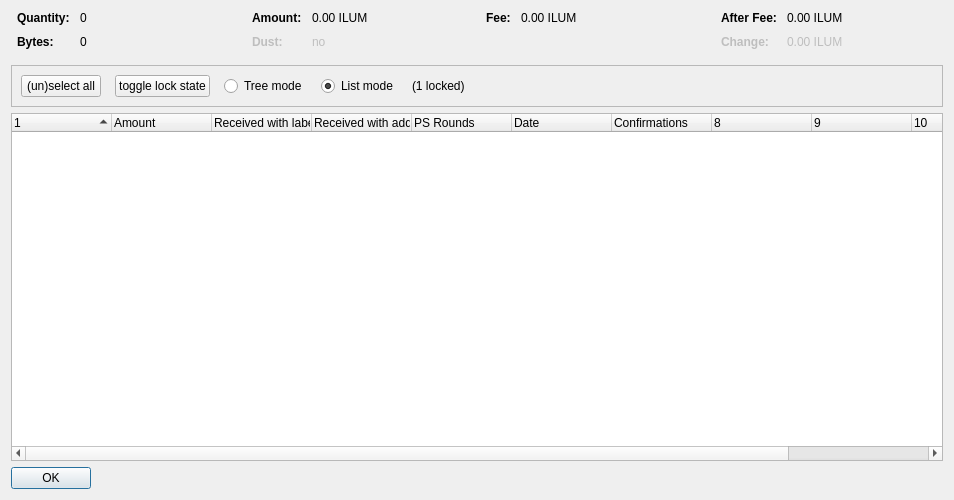
<?xml version="1.0" encoding="UTF-8"?>
<ui version="4.0">
 <class>CoinControlDialog</class>
 <widget class="QDialog" name="CoinControlDialog">
  <property name="geometry">
   <rect>
    <x>0</x>
    <y>0</y>
    <width>954</width>
    <height>500</height>
   </rect>
  </property>
  <property name="windowTitle">
   <string>Coin Selection</string>
  </property>
  <layout class="QVBoxLayout" name="verticalLayout">
   <item>
    <layout class="QHBoxLayout" name="horizontalLayoutTop" stretch="0,0,0,0">
     <property name="topMargin">
      <number>0</number>
     </property>
     <property name="bottomMargin">
      <number>10</number>
     </property>
     <item>
      <layout class="QFormLayout" name="formLayoutCoinControl1">
       <property name="horizontalSpacing">
        <number>10</number>
       </property>
       <property name="verticalSpacing">
        <number>10</number>
       </property>
       <property name="leftMargin">
        <number>6</number>
       </property>
       <property name="rightMargin">
        <number>6</number>
       </property>
       <item row="0" column="0">
        <widget class="QLabel" name="labelCoinControlQuantityText">
         <property name="font">
          <font>
           <weight>75</weight>
           <bold>true</bold>
          </font>
         </property>
         <property name="text">
          <string>Quantity:</string>
         </property>
        </widget>
       </item>
       <item row="0" column="1">
        <widget class="QLabel" name="labelCoinControlQuantity">
         <property name="cursor">
          <cursorShape>IBeamCursor</cursorShape>
         </property>
         <property name="contextMenuPolicy">
          <enum>Qt::ActionsContextMenu</enum>
         </property>
         <property name="text">
          <string notr="true">0</string>
         </property>
         <property name="textInteractionFlags">
          <set>Qt::LinksAccessibleByMouse|Qt::TextSelectableByKeyboard|Qt::TextSelectableByMouse</set>
         </property>
        </widget>
       </item>
       <item row="1" column="0">
        <widget class="QLabel" name="labelCoinControlBytesText">
         <property name="font">
          <font>
           <weight>75</weight>
           <bold>true</bold>
          </font>
         </property>
         <property name="text">
          <string>Bytes:</string>
         </property>
        </widget>
       </item>
       <item row="1" column="1">
        <widget class="QLabel" name="labelCoinControlBytes">
         <property name="cursor">
          <cursorShape>IBeamCursor</cursorShape>
         </property>
         <property name="contextMenuPolicy">
          <enum>Qt::ActionsContextMenu</enum>
         </property>
         <property name="text">
          <string notr="true">0</string>
         </property>
         <property name="textInteractionFlags">
          <set>Qt::LinksAccessibleByMouse|Qt::TextSelectableByKeyboard|Qt::TextSelectableByMouse</set>
         </property>
        </widget>
       </item>
      </layout>
     </item>
     <item>
      <layout class="QFormLayout" name="formLayoutCoinControl2">
       <property name="horizontalSpacing">
        <number>10</number>
       </property>
       <property name="verticalSpacing">
        <number>10</number>
       </property>
       <property name="leftMargin">
        <number>6</number>
       </property>
       <property name="rightMargin">
        <number>6</number>
       </property>
       <item row="0" column="0">
        <widget class="QLabel" name="labelCoinControlAmountText">
         <property name="font">
          <font>
           <weight>75</weight>
           <bold>true</bold>
          </font>
         </property>
         <property name="text">
          <string>Amount:</string>
         </property>
        </widget>
       </item>
       <item row="0" column="1">
        <widget class="QLabel" name="labelCoinControlAmount">
         <property name="cursor">
          <cursorShape>IBeamCursor</cursorShape>
         </property>
         <property name="contextMenuPolicy">
          <enum>Qt::ActionsContextMenu</enum>
         </property>
         <property name="text">
          <string notr="true">0.00 ILUM</string>
         </property>
         <property name="textInteractionFlags">
          <set>Qt::LinksAccessibleByMouse|Qt::TextSelectableByKeyboard|Qt::TextSelectableByMouse</set>
         </property>
        </widget>
       </item>
       <item row="1" column="0">
        <widget class="QLabel" name="labelCoinControlLowOutputText">
         <property name="enabled">
          <bool>false</bool>
         </property>
         <property name="font">
          <font>
           <weight>75</weight>
           <bold>true</bold>
          </font>
         </property>
         <property name="text">
          <string>Dust:</string>
         </property>
        </widget>
       </item>
       <item row="1" column="1">
        <widget class="QLabel" name="labelCoinControlLowOutput">
         <property name="enabled">
          <bool>false</bool>
         </property>
         <property name="cursor">
          <cursorShape>IBeamCursor</cursorShape>
         </property>
         <property name="contextMenuPolicy">
          <enum>Qt::ActionsContextMenu</enum>
         </property>
         <property name="text">
          <string notr="true">no</string>
         </property>
         <property name="textInteractionFlags">
          <set>Qt::LinksAccessibleByMouse|Qt::TextSelectableByKeyboard|Qt::TextSelectableByMouse</set>
         </property>
        </widget>
       </item>
      </layout>
     </item>
     <item>
      <layout class="QFormLayout" name="formLayoutCoinControl3">
       <property name="horizontalSpacing">
        <number>10</number>
       </property>
       <property name="verticalSpacing">
        <number>10</number>
       </property>
       <property name="leftMargin">
        <number>6</number>
       </property>
       <property name="rightMargin">
        <number>6</number>
       </property>
       <item row="0" column="0">
        <widget class="QLabel" name="labelCoinControlFeeText">
         <property name="font">
          <font>
           <weight>75</weight>
           <bold>true</bold>
          </font>
         </property>
         <property name="text">
          <string>Fee:</string>
         </property>
        </widget>
       </item>
       <item row="0" column="1">
        <widget class="QLabel" name="labelCoinControlFee">
         <property name="cursor">
          <cursorShape>IBeamCursor</cursorShape>
         </property>
         <property name="contextMenuPolicy">
          <enum>Qt::ActionsContextMenu</enum>
         </property>
         <property name="text">
          <string notr="true">0.00 ILUM</string>
         </property>
         <property name="textInteractionFlags">
          <set>Qt::LinksAccessibleByMouse|Qt::TextSelectableByKeyboard|Qt::TextSelectableByMouse</set>
         </property>
        </widget>
       </item>
      </layout>
     </item>
     <item>
      <layout class="QFormLayout" name="formLayoutCoinControl4">
       <property name="horizontalSpacing">
        <number>10</number>
       </property>
       <property name="verticalSpacing">
        <number>10</number>
       </property>
       <property name="leftMargin">
        <number>6</number>
       </property>
       <property name="rightMargin">
        <number>6</number>
       </property>
       <item row="0" column="0">
        <widget class="QLabel" name="labelCoinControlAfterFeeText">
         <property name="font">
          <font>
           <weight>75</weight>
           <bold>true</bold>
          </font>
         </property>
         <property name="text">
          <string>After Fee:</string>
         </property>
        </widget>
       </item>
       <item row="0" column="1">
        <widget class="QLabel" name="labelCoinControlAfterFee">
         <property name="cursor">
          <cursorShape>IBeamCursor</cursorShape>
         </property>
         <property name="contextMenuPolicy">
          <enum>Qt::ActionsContextMenu</enum>
         </property>
         <property name="text">
          <string notr="true">0.00 ILUM</string>
         </property>
         <property name="textInteractionFlags">
          <set>Qt::LinksAccessibleByMouse|Qt::TextSelectableByKeyboard|Qt::TextSelectableByMouse</set>
         </property>
        </widget>
       </item>
       <item row="1" column="0">
        <widget class="QLabel" name="labelCoinControlChangeText">
         <property name="enabled">
          <bool>false</bool>
         </property>
         <property name="font">
          <font>
           <weight>75</weight>
           <bold>true</bold>
          </font>
         </property>
         <property name="text">
          <string>Change:</string>
         </property>
        </widget>
       </item>
       <item row="1" column="1">
        <widget class="QLabel" name="labelCoinControlChange">
         <property name="enabled">
          <bool>false</bool>
         </property>
         <property name="cursor">
          <cursorShape>IBeamCursor</cursorShape>
         </property>
         <property name="contextMenuPolicy">
          <enum>Qt::ActionsContextMenu</enum>
         </property>
         <property name="text">
          <string notr="true">0.00 ILUM</string>
         </property>
         <property name="textInteractionFlags">
          <set>Qt::LinksAccessibleByMouse|Qt::TextSelectableByKeyboard|Qt::TextSelectableByMouse</set>
         </property>
        </widget>
       </item>
      </layout>
     </item>
    </layout>
   </item>
   <item>
    <widget class="QFrame" name="frame">
     <property name="minimumSize">
      <size>
       <width>0</width>
       <height>40</height>
      </size>
     </property>
     <property name="frameShape">
      <enum>QFrame::StyledPanel</enum>
     </property>
     <property name="frameShadow">
      <enum>QFrame::Sunken</enum>
     </property>
     <layout class="QHBoxLayout" name="horizontalLayout">
      <item>
       <layout class="QHBoxLayout" name="horizontalLayoutPanel" stretch="0,0,0,0,0,0">
        <property name="spacing">
         <number>14</number>
        </property>
        <item>
         <widget class="QPushButton" name="pushButtonSelectAll">
          <property name="sizePolicy">
           <sizepolicy hsizetype="Maximum" vsizetype="Fixed">
            <horstretch>0</horstretch>
            <verstretch>0</verstretch>
           </sizepolicy>
          </property>
          <property name="text">
           <string>(un)select all</string>
          </property>
          <property name="autoDefault">
           <bool>false</bool>
          </property>
         </widget>
        </item>
        <item>
         <widget class="QPushButton" name="pushButtonToggleLock">
          <property name="sizePolicy">
           <sizepolicy hsizetype="Maximum" vsizetype="Fixed">
            <horstretch>0</horstretch>
            <verstretch>0</verstretch>
           </sizepolicy>
          </property>
          <property name="text">
           <string>toggle lock state</string>
          </property>
          <property name="autoDefault">
           <bool>false</bool>
          </property>
         </widget>
        </item>
        <item>
         <widget class="QRadioButton" name="radioTreeMode">
          <property name="sizePolicy">
           <sizepolicy hsizetype="Maximum" vsizetype="Fixed">
            <horstretch>0</horstretch>
            <verstretch>0</verstretch>
           </sizepolicy>
          </property>
          <property name="text">
           <string>Tree mode</string>
          </property>
         </widget>
        </item>
        <item>
         <widget class="QRadioButton" name="radioListMode">
          <property name="sizePolicy">
           <sizepolicy hsizetype="Maximum" vsizetype="Fixed">
            <horstretch>0</horstretch>
            <verstretch>0</verstretch>
           </sizepolicy>
          </property>
          <property name="text">
           <string>List mode</string>
          </property>
          <property name="checked">
           <bool>true</bool>
          </property>
         </widget>
        </item>
        <item>
         <widget class="QLabel" name="labelLocked">
          <property name="text">
           <string>(1 locked)</string>
          </property>
         </widget>
        </item>
        <item>
         <spacer name="horizontalSpacer">
          <property name="orientation">
           <enum>Qt::Horizontal</enum>
          </property>
          <property name="sizeHint" stdset="0">
           <size>
            <width>40</width>
            <height>20</height>
           </size>
          </property>
         </spacer>
        </item>
       </layout>
      </item>
     </layout>
    </widget>
   </item>
   <item>
    <widget class="CoinControlTreeWidget" name="treeWidget">
     <property name="contextMenuPolicy">
      <enum>Qt::CustomContextMenu</enum>
     </property>
     <property name="sortingEnabled">
      <bool>false</bool>
     </property>
     <property name="columnCount">
      <number>11</number>
     </property>
     <attribute name="headerShowSortIndicator" stdset="0">
      <bool>true</bool>
     </attribute>
     <attribute name="headerStretchLastSection">
      <bool>false</bool>
     </attribute>
     <column>
      <property name="text">
       <string/>
      </property>
     </column>
     <column>
      <property name="text">
       <string>Amount</string>
      </property>
     </column>
     <column>
      <property name="text">
       <string>Received with label</string>
      </property>
     </column>
     <column>
      <property name="text">
       <string>Received with address</string>
      </property>
     </column>
     <column>
      <property name="text">
       <string>PS Rounds</string>
      </property>
     </column>
     <column>
      <property name="text">
       <string>Date</string>
      </property>
     </column>
     <column>
      <property name="text">
       <string>Confirmations</string>
      </property>
      <property name="toolTip">
       <string>Confirmed</string>
      </property>
     </column>
     <column>
      <property name="text">
       <string/>
      </property>
     </column>
     <column>
      <property name="text">
       <string/>
      </property>
     </column>
     <column>
      <property name="text">
       <string/>
      </property>
     </column>
     <column>
      <property name="text">
       <string/>
      </property>
     </column>
    </widget>
   </item>
   <item>
    <widget class="QDialogButtonBox" name="buttonBox">
     <property name="sizePolicy">
      <sizepolicy hsizetype="Maximum" vsizetype="Fixed">
       <horstretch>0</horstretch>
       <verstretch>0</verstretch>
      </sizepolicy>
     </property>
     <property name="orientation">
      <enum>Qt::Horizontal</enum>
     </property>
     <property name="standardButtons">
      <set>QDialogButtonBox::Ok</set>
     </property>
    </widget>
   </item>
  </layout>
 </widget>
 <customwidgets>
  <customwidget>
   <class>CoinControlTreeWidget</class>
   <extends>QTreeWidget</extends>
   <header>coincontroltreewidget.h</header>
  </customwidget>
 </customwidgets>
 <resources/>
 <connections/>
</ui>
